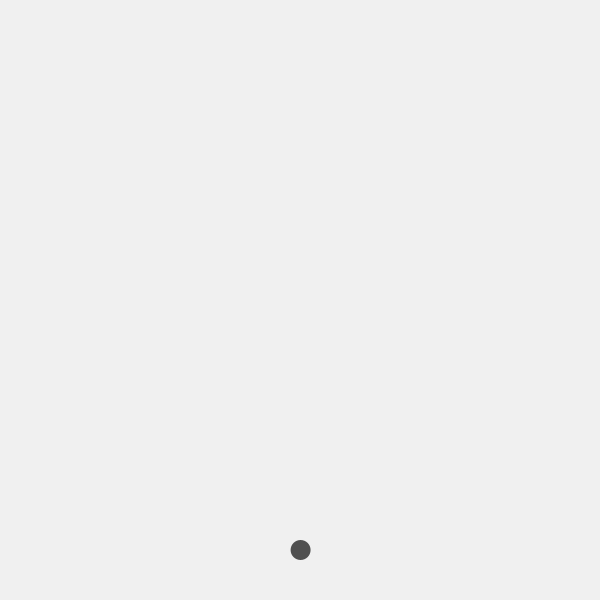
Frame 1 (no input)
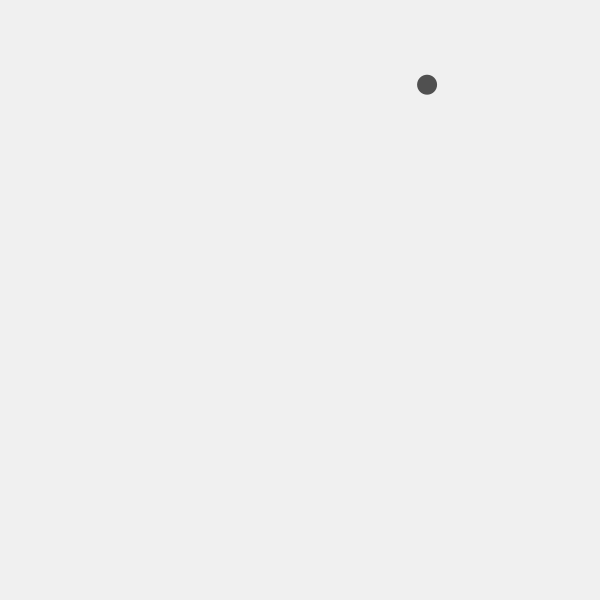
Frame 60 (the mouse pressed at the canvas centre just before this capture)
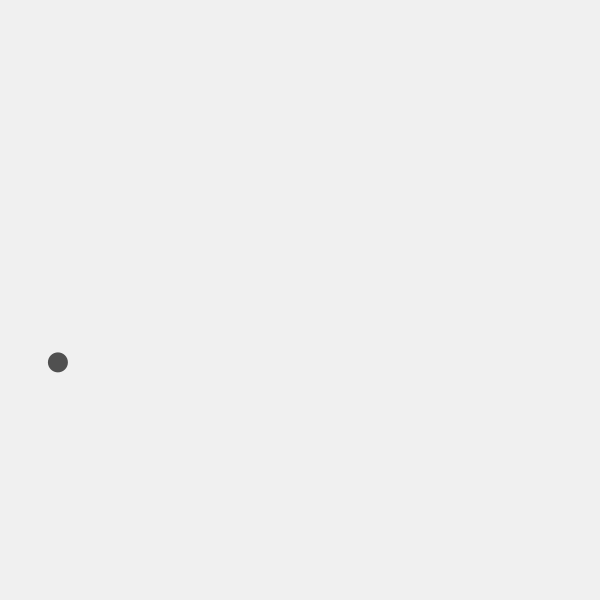
Frame 120 (the mouse held since frame 60 and released just before this capture)

The Processing sketch that drew these frames (run headless with seeded random() and noise(); from frame 60 on, the mouse is pressed at the canvas centre):

// Processing sketch: modulate_sinewave
// ── modulate_sinewave.pde
float padding = 50.0;

float oscHz = 0.25;
float modHz = 1.0;

SineOsc sinOsc, cosOsc, modOsc;

void setup() {
  frameRate(60);
  size(600, 600);
  
  sinOsc = new SineOsc(oscHz);
  cosOsc = new SineOsc(oscHz, PI/2.0);
  modOsc = new SineOsc(modHz);

}

void draw() {
  background(240);
  fill(80);
  noStroke();

  float time = millis() / 1000.0; 

  float modValue = modOsc.getOutput();
  float modHz = map(modValue, -1, 1, 0.25, 0.5);

  sinOsc.setFreq(modHz);
  cosOsc.setFreq(modHz);

  float sineValue = sinOsc.getOutput();
  float cosineValue = cosOsc.getOutput();
  
  float minX = width / -2.0 + padding;
  float maxX = width / 2.0 - padding;
  float posX = map(sineValue, -1, 1, minX, maxX);
  
  float minY = height / -2.0 + padding;
  float maxY = height / 2.0 - padding;
  float posY = map(cosineValue, -1, 1, minY, maxY);

  pushMatrix();
    translate(width/2.0, height/2.0);
    ellipse(posX, posY, 20, 20);
  popMatrix();
}


// ── SineOsc.pde
class SineOsc {

  float start, freq, phase, comp, time, value, offset;

  SineOsc(float _freq) {
    this(_freq, 0.0);
  }

  SineOsc(float _freq, float _phase) {
    freq = _freq;
    phase = _phase;
    offset = 0.0;
    start = millis();
    time = (millis() - start) / 1000.0;
    comp = time * TWO_PI * freq + phase;
  }

  void restart() {
    start = millis();
  }

  void setFreq(float _freq) {
    float a = time%(1/freq) * TWO_PI * freq + offset;
    float b = time%(1/_freq) * TWO_PI * _freq + offset;
    offset += a - b;
    offset = offset%TWO_PI;
    freq = _freq;
  }

  void setPhase(float _phase) {
    phase = _phase;
  }

  float getOutput() {
    time = (millis() - start) / 1000.0;
    comp = time * TWO_PI * freq + phase + offset;
    return sin(comp);
  }

}
